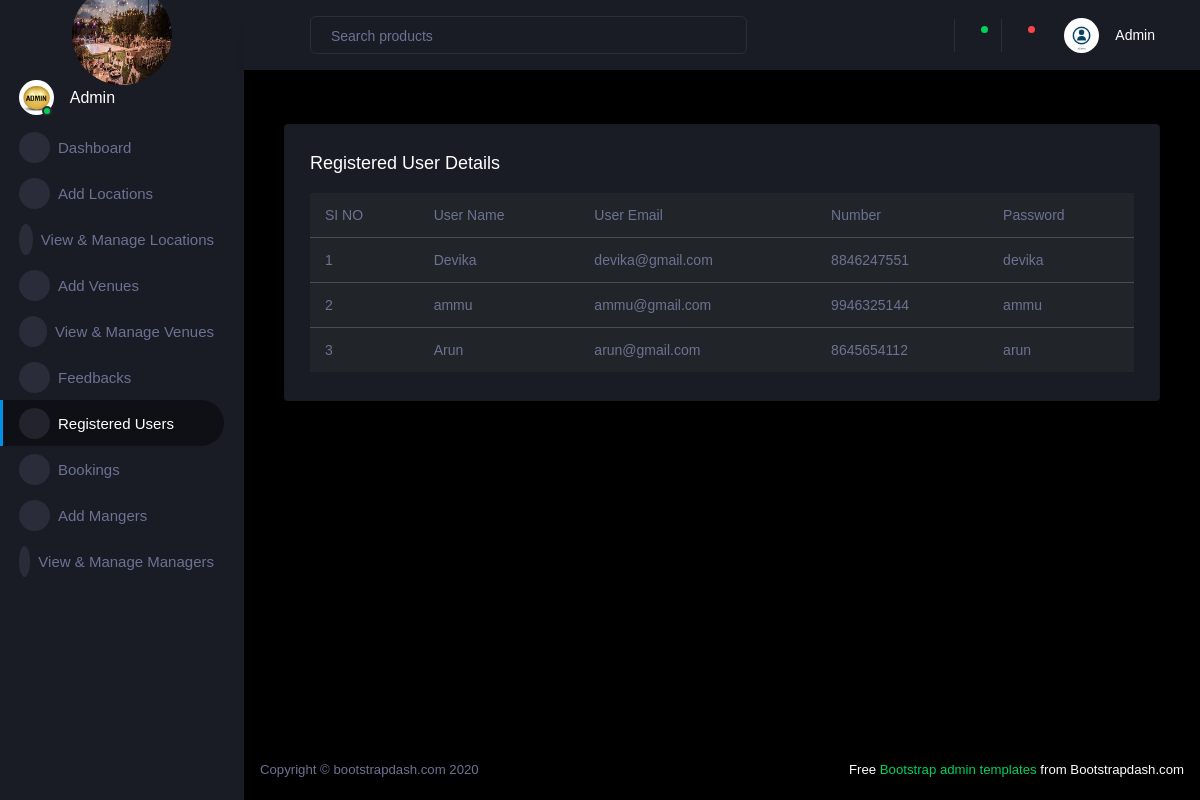
/RegisteredUsers, run on the app's committed database.
### UserApp/models.py (models this page shows)
class Registertable(models.Model):
    name=models.CharField(max_length=20)
    email=models.EmailField()
    number=models.IntegerField(default=0)
    password=models.CharField(max_length=20)

### AdminApp/views.py (the view)
# urls.py: path('RegisteredUsers',views.RegisteredUsers,name='RegisteredUsers'),
def RegisteredUsers(request):
    data4=Registertable.objects.all()
    return render(request,'RegisteredUsers.html',{'data4':data4})

### AdminApp/templates/RegisteredUsers.html (shortened to what this page needs)
{% extends 'AdminIndex.html'%}
{% block content %}
<div class="col-lg-12 grid-margin stretch-card">
    <div class="card">
      <div class="card-body">
        <h4 class="card-title">Registered User Details</h4>
        <div class="table-responsive">
          <table class="table table-dark">
            <thead>
              <tr>
                <th>SI NO</th>
                <th>User Name</th>
                <th>User Email</th>
                <th> Number </th>
                <th>Password</th>
              </tr>
            </thead>
            <tbody>
              <tr>
                {% for i in data4 %}
                <td>
                {{forloop.counter }}
                </td>
                <td>
                  {{i.name}}
                </td>
                <td>
                    {{i.email}}
                </td>
                <td>
                  {{i.number}}
                </td>
                <td>
                    {{i.password}}
                  </td>
              </tr>
              {% endfor %}
            </tbody>
          </table>
        </div>
      </div>
    </div>
  </div>
{% endblock%}

### data on the page
Registertable: name "Devika", email "devika@gmail.com", number "8846247551", password "devika"
Registertable: name "ammu", email "ammu@gmail.com", number "9946325144", password "ammu"
Registertable: name "Arun", email "arun@gmail.com", number "8645654112", password "arun"
